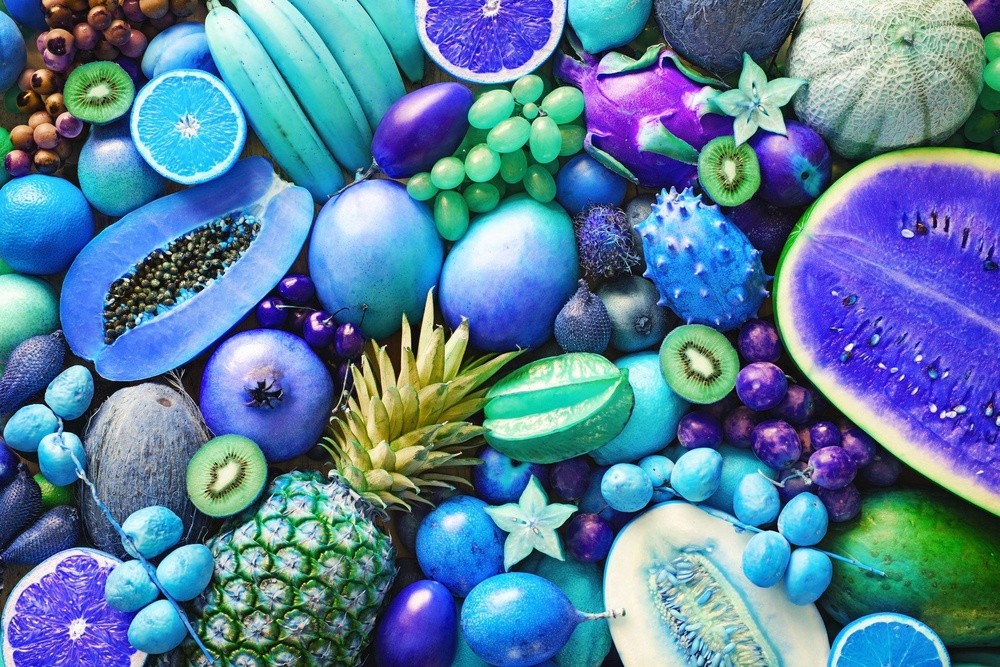
#> input picture encrypted_image.jpg, 1000 x 667 px, shrunk from 2119 x 1414 before the run, found by its file name
$ python task.py
#> lines starting #> are read from the running program, lines starting #| are printed output that depends on the picture
from PIL import Image
def encrypt_image(input_path,output_path,key):
    img=Image.open(input_path)
    pixels=img.load()
    width,height=img.size
    for i in range(width):
        for j in range(height):
            r,g,b=pixels[i,j]
            encrypted_pixel = (b,g,r)
            pixels[i,j] = encrypted_pixel
    img.save(output_path)
    print("We have encrypted the image")
def decrypt_image(input_path,output_path,key):
    img=Image.open(input_path)
#> img is the input picture: PIL image 1000x667 RGB; mean R, G, B 88.8, 126.8, 157.5
    pixels=img.load()
    width,height=img.size
#> width = 1000; height = 667
    for i in range(width):
        for j in range(height):
            r,g,b = pixels[i,j]
            decrypted_pixel=(b,g,r)
            pixels[i,j]=decrypted_pixel
    img.save(output_path)
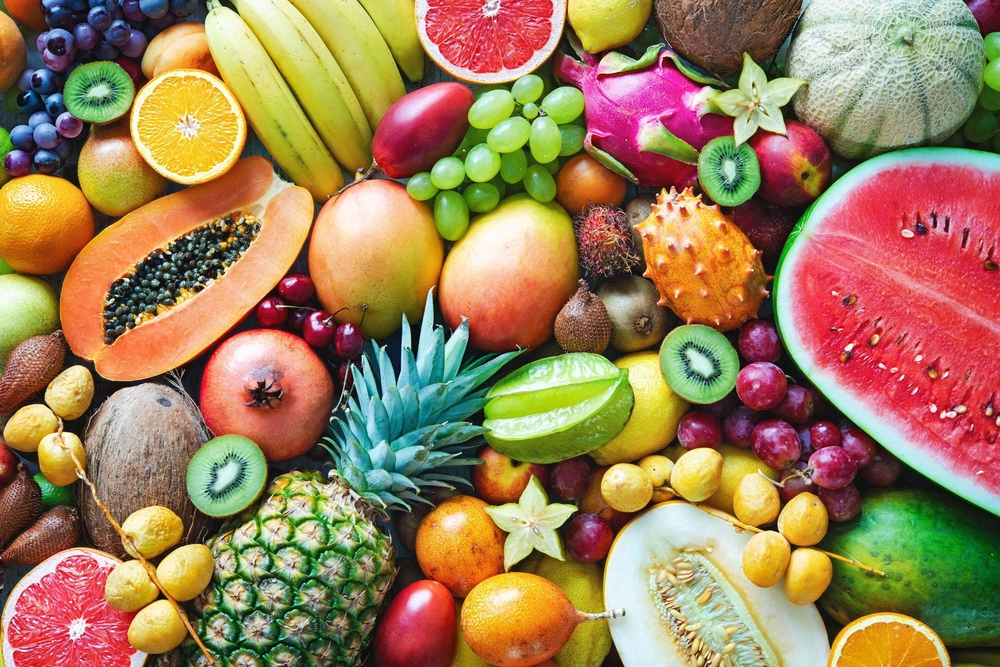
#> saved as decrypted_image.jpg: PIL image 1000x667 RGB; mean R, G, B 157.5, 126.8, 88.8
    print("We have decrypted the image  successfully")
input_image=r"C:\Users\Asus\Desktop\Pixel Manipulation\input_image.jpg"
encrypted_image=r"C:\Users\Asus\Desktop\Pixel Manipulation\encrypted_image.jpg"
decrypted_image=r"C:\Users\Asus\Desktop\Pixel Manipulation\decrypted_image.jpg"
#encrypt_image(input_image,encrypted_image,key=None)
decrypt_image(encrypted_image,decrypted_image,key=None)
